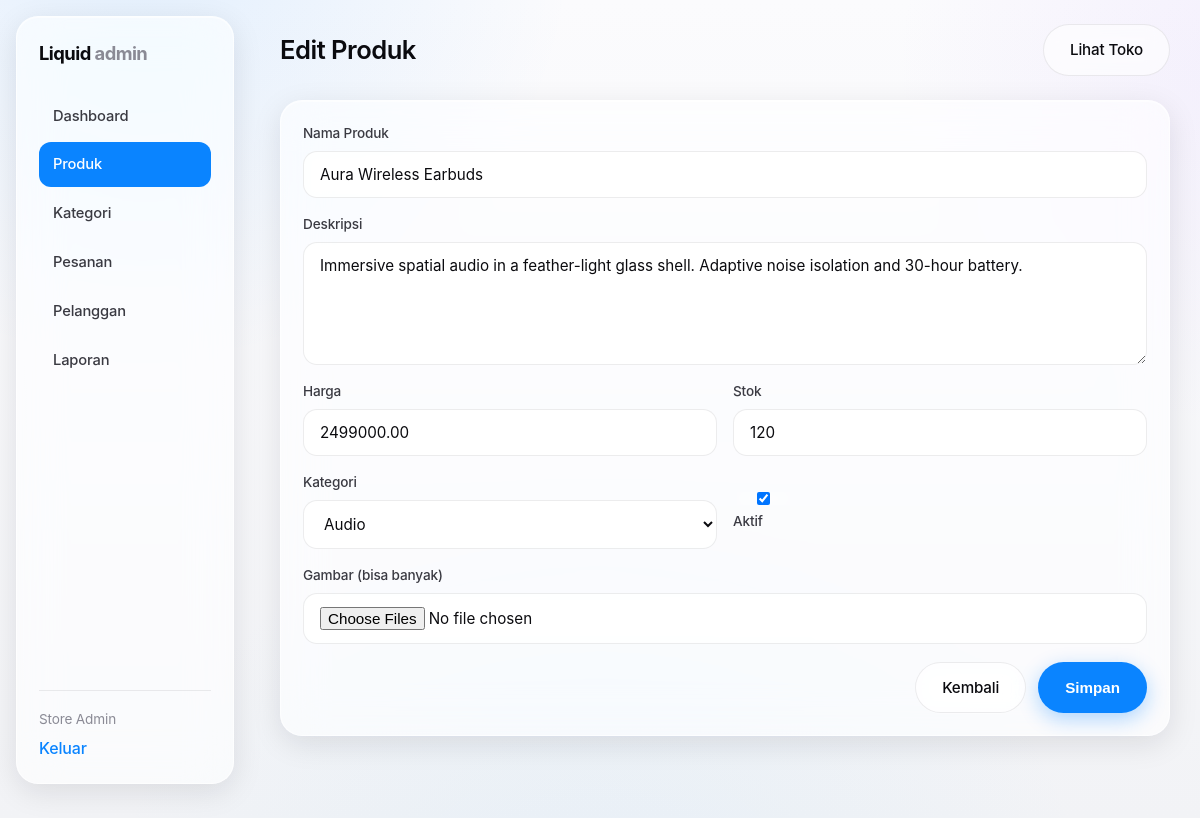
The app's page /admin/product_edit.php?id=1 (signed in) with its own data.
### tables this page shows
CREATE TABLE IF NOT EXISTS `products` (
  `id`          BIGINT UNSIGNED NOT NULL AUTO_INCREMENT,
  `category_id` INT UNSIGNED    DEFAULT NULL,
  `name`        VARCHAR(190)    NOT NULL,
  `slug`        VARCHAR(210)    NOT NULL,
  `description` TEXT            DEFAULT NULL,
  `price`       DECIMAL(14,2)   NOT NULL DEFAULT 0.00,
  `stock`       INT             NOT NULL DEFAULT 0,
  `sold`        BIGINT UNSIGNED NOT NULL DEFAULT 0,
  `is_active`   TINYINT(1)      NOT NULL DEFAULT 1,
  `created_at`  DATETIME        NOT NULL DEFAULT CURRENT_TIMESTAMP,
  PRIMARY KEY (`id`),
  UNIQUE KEY `uq_products_slug` (`slug`),
  KEY `idx_products_category` (`category_id`),
  KEY `idx_products_active_created` (`is_active`, `created_at`),
  KEY `idx_products_active_sold` (`is_active`, `sold`),
  KEY `idx_products_price` (`price`),
  CONSTRAINT `fk_products_category` FOREIGN KEY (`category_id`)
    REFERENCES `categories` (`id`) ON DELETE SET NULL ON UPDATE CASCADE
);

CREATE TABLE IF NOT EXISTS `categories` (
  `id`         INT UNSIGNED NOT NULL AUTO_INCREMENT,
  `name`       VARCHAR(120) NOT NULL,
  `slug`       VARCHAR(140) NOT NULL,
  `icon`       VARCHAR(190) DEFAULT NULL,
  `created_at` DATETIME     NOT NULL DEFAULT CURRENT_TIMESTAMP,
  PRIMARY KEY (`id`),
  UNIQUE KEY `uq_categories_slug` (`slug`),
  KEY `idx_categories_name` (`name`)
);

### includes/functions.php (called while the page is built, shortened)
<?php
function e(?string $s): string
{
    return htmlspecialchars((string)$s, ENT_QUOTES | ENT_SUBSTITUTE, 'UTF-8');
}
function url(string $path = ''): string
{
    return BASE_URL . '/' . ltrim($path, '/');
}
function cache_get(string $key, int $ttl)
{
    $file = CACHE_DIR . '/' . preg_replace('/[^a-z0-9_]/i', '_', $key) . '.cache';
    return null;
}
function cache_set(string $key, $value): void
{
    $file = CACHE_DIR . '/' . preg_replace('/[^a-z0-9_]/i', '_', $key) . '.cache';
}
function all_categories(): array
{
    $cached = cache_get('categories', 300);
    $rows = db()->query('SELECT id, name, slug, icon FROM categories ORDER BY name ASC')->fetchAll();
    return $rows;
}

### config.php (called while the page is built, shortened)
<?php
function db(): PDO
{
    static $pdo = null;
    if ($pdo instanceof PDO) {
        return $pdo;
    }
    $dsn = sprintf('mysql:host=%s;dbname=%s;charset=%s', DB_HOST, DB_NAME, DB_CHARSET);
    $options = [
        PDO::ATTR_ERRMODE            => PDO::ERRMODE_EXCEPTION,
        PDO::ATTR_DEFAULT_FETCH_MODE => PDO::FETCH_ASSOC,
        PDO::ATTR_EMULATE_PREPARES   => false,
        PDO::ATTR_PERSISTENT         => false,
    ];
    try {
        $pdo = new PDO($dsn, DB_USER, DB_PASS, $options);
    } catch (PDOException $e) {
        http_response_code(500);
        exit('Database connection failed.');
    }
    return $pdo;
}
require_once __DIR__ . '/includes/functions.php';

### admin/product_edit.php (the view, shortened to what this page needs)
<?php
$pdo = db();
$id = (int)($_GET['id'] ?? 0);
$product = ['id'=>0,'name'=>'','description'=>'','price'=>'','stock'=>'','category_id'=>'','is_active'=>1];
if ($id) {
    $s = $pdo->prepare('SELECT * FROM products WHERE id = ? LIMIT 1');
    $s->execute([$id]);
    $product = $s->fetch() ?: $product;
}
$categories = all_categories();
require __DIR__ . '/includes/admin_header.php';
?>
<form method="post" enctype="multipart/form-data" class="panel glass form-panel">
    <div class="field"><label>Nama Produk</label><input name="name" value="<?= e($product['name']) ?>" required></div>
    <div class="field"><label>Deskripsi</label><textarea name="description" rows="5"><?= e($product['description']) ?></textarea></div>
    <div class="field-row">
        <div class="field"><label>Harga</label><input type="number" step="0.01" name="price" value="<?= e((string)$product['price']) ?>" required></div>
        <div class="field"><label>Stok</label><input type="number" name="stock" value="<?= e((string)$product['stock']) ?>" required></div>
    </div>
    <div class="field-row">
        <div class="field">
            <label>Kategori</label>
            <select name="category_id">
                <?php foreach ($categories as $c): ?>
                    <option value="<?= (int)$c['id'] ?>" <?= (int)$product['category_id']===(int)$c['id']?'selected':'' ?>><?= e($c['name']) ?></option>
                <?php endforeach; ?>
            </select>
        </div>
        <div class="field checkbox"><label><input type="checkbox" name="is_active" <?= $product['is_active']?'checked':'' ?>> Aktif</label></div>
    </div>
    <div class="field"><label>Gambar (bisa banyak)</label><input type="file" name="images[]" accept="image/*" multiple></div>
    <div class="form-actions">
        <a class="btn btn-ghost" href="<?= url('admin/products.php') ?>">Kembali</a>
        <button class="btn btn-primary" type="submit">Simpan</button>
    </div>
</form>
<?php require __DIR__ . '/includes/admin_footer.php'; ?>

### assets/css/style.css (style rules this page uses)
:root { --bg:#f5f6f8; --surface:rgba(255,255,255,.62); --surface-solid:#ffffff; --stroke:rgba(255,255,255,.65); --hair:rgba(17,17,26,.08); --ink:#0b0b0f; --ink-2:#3a3a42; --muted:#8a8a95; --accent:#0a84ff; --accent-2:#bf9bff; --shadow-sm:0 1px 2px rgba(16,18,27,.04), 0 4px 16px rgba(16,18,27,.06); --shadow-md:0 8px 30px rgba(16,18,27,.10); --shadow-lg:0 20px 60px rgba(16,18,27,.14); --radius:22px; --radius-sm:14px; --radius-pill:999px; --blur:22px; --maxw:1180px; --sf:-apple-system,BlinkMacSystemFont,"SF Pro Display","SF Pro Text","Segoe UI",Inter,Roboto,Helvetica,Arial,sans-serif; }
* { box-sizing:border-box }
html { -webkit-text-size-adjust:100% }
body { margin:0;font-family:var(--sf);color:var(--ink); background:var(--bg); line-height:1.55;-webkit-font-smoothing:antialiased;text-rendering:optimizeLegibility; letter-spacing:-0.01em;overflow-x:hidden; }
a { color:inherit;text-decoration:none }
.glass { background:var(--surface); -webkit-backdrop-filter:blur(var(--blur)) saturate(180%); backdrop-filter:blur(var(--blur)) saturate(180%); border:1px solid var(--stroke); box-shadow:var(--shadow-md), inset 0 1px 0 rgba(255,255,255,.55); border-radius:var(--radius); }
.btn { display:inline-flex;align-items:center;justify-content:center;gap:.5em; padding:13px 26px;border-radius:var(--radius-pill);font-size:.95rem;font-weight:550; border:1px solid transparent;cursor:pointer;transition:transform .18s ease, box-shadow .25s ease, background .25s; white-space:nowrap; }
.btn-primary { background:var(--accent);color:#fff;box-shadow:0 6px 20px rgba(10,132,255,.32) }
.btn-ghost { background:rgba(255,255,255,.6);border:1px solid var(--hair);color:var(--ink);-webkit-backdrop-filter:blur(10px);backdrop-filter:blur(10px) }
.field { margin-bottom:16px;display:flex;flex-direction:column;gap:7px }
.field label { font-size:.85rem;color:var(--ink-2);font-weight:500 }
.field input,.field textarea,.field select,.lookup input,.search-inline input,.sort select { width:100%;padding:13px 16px;border-radius:var(--radius-sm); border:1px solid var(--hair);background:rgba(255,255,255,.7); font-family:inherit;font-size:.95rem;color:var(--ink);transition:border .2s, box-shadow .2s, background .2s; -webkit-backdrop-filter:blur(8px);backdrop-filter:blur(8px); }
.field-row { display:grid;grid-template-columns:1fr 1fr;gap:16px }
.field.checkbox { flex-direction:row;align-items:center }
.admin { background:var(--bg) }
.panel { padding:22px;margin-bottom:22px }
.form-panel .form-actions { display:flex;gap:12px;justify-content:flex-end;margin-top:18px }

### records on screen
products: name "Aura Wireless Earbuds", description "Immersive spatial audio in a feather-light glass shell. Adaptive noise isolation and 30-hour battery.", price "2499000.00", stock "120", category_id "Audio", is_active "☑"

### other values on screen
setting('store_name', 'Liquid') "Liquid"
admin()['name'] "Store Admin"
$pageTitle "Edit Produk"
